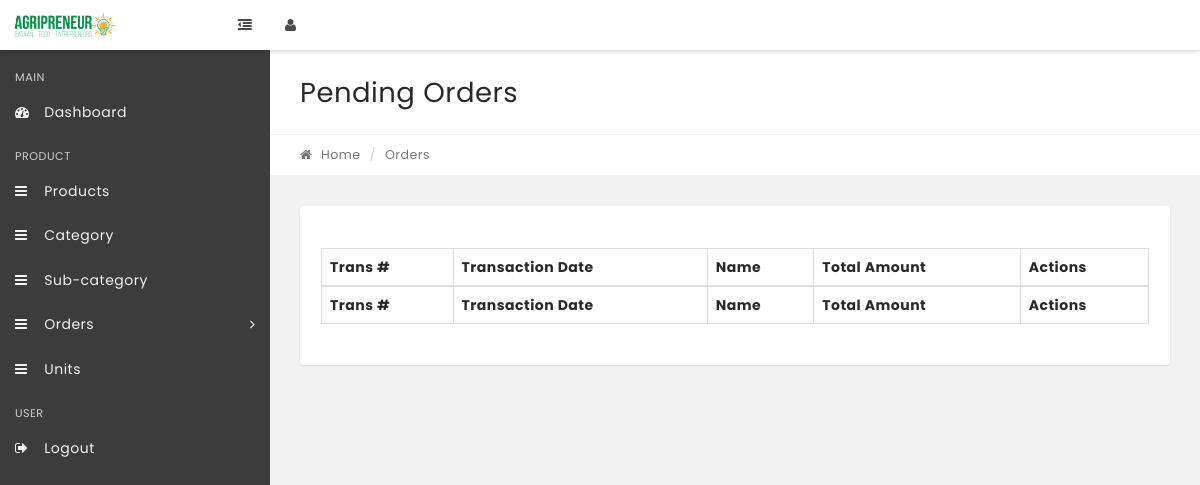
The app's page /index.php/admin/orders_pending, older data.
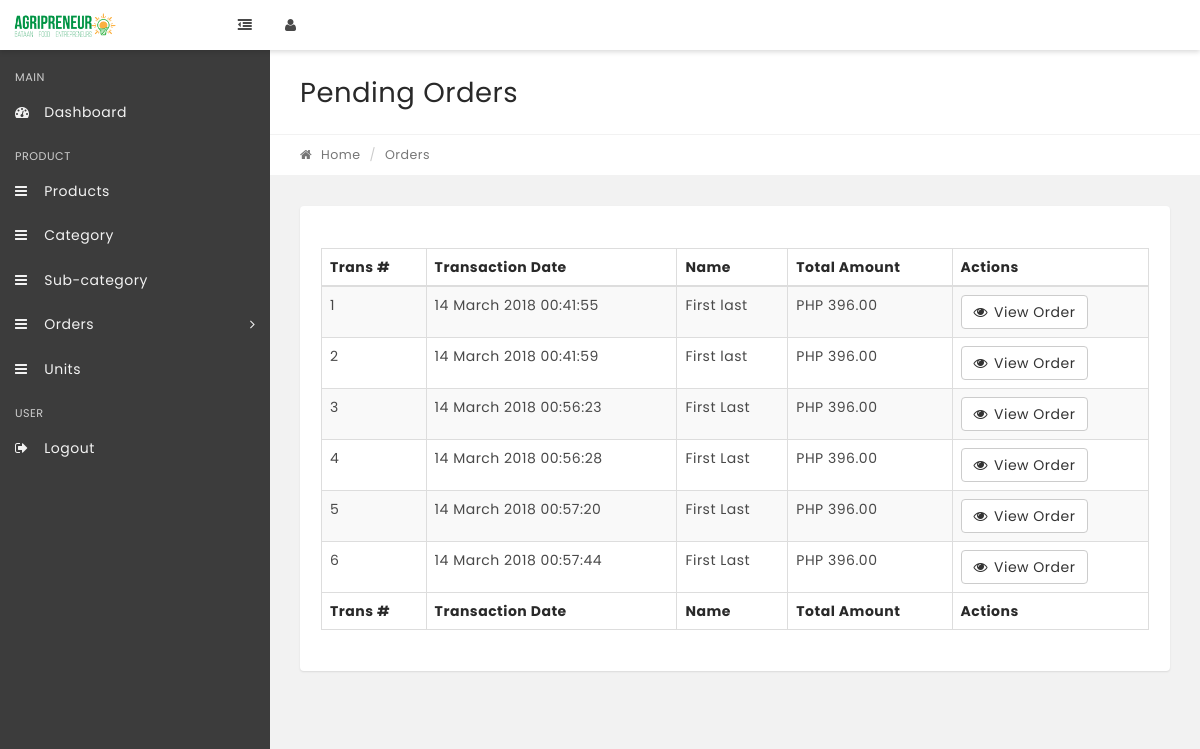
The same page, newer data.
### tables this page shows
CREATE TABLE `tbl_transaction` (
  `transaction_id` int(11) NOT NULL,
  `customer_fname` varchar(100) NOT NULL,
  `customer_lname` varchar(100) NOT NULL,
  `customer_email` varchar(100) NOT NULL,
  `customer_number` varchar(100) NOT NULL,
  `total_amount` double NOT NULL,
  `timestamp_created` timestamp NOT NULL DEFAULT CURRENT_TIMESTAMP,
  `timestamp_updated` timestamp NOT NULL DEFAULT '0000-00-00 00:00:00' ON UPDATE CURRENT_TIMESTAMP,
  `transaction_status` int(11) NOT NULL
);

### application/libraries/Template.php (called while the page is built, shortened)
<?php
class Template {
    var $use_template = '';
    var $use_template_file = '';
    var $template_data = array();
	var $CI;
	function __construct(){
		$this->CI =& get_instance();
	}
	function set_title($title){
		$this->template_data['title'] = $title;
	}
	function set_additional_css($css_set){
        $this->template_data['additional_css'] = $css_set;
    }
    function set_additional_js($js_set){
        $this->template_data['add_js'] = $js_set;
    }
    public function set_template($name,$file="template"){
        $this->use_template = $name;
        $this->use_template_file = $file;
    }
    public function load_sub($key,$value){
        if(is_array($key)){
            $this->template_data = $key;
        }else{
            $this->template_data[$key] = $value;
        }
    }
    public function load($path){
        $content = $this->CI->load->view($path,$this->template_data,true);
        $this->template_data["content"] = $content;
        $template_path = $this->use_template . "/" . $this->use_template_file;
        $this->CI->load->view("templates/".$template_path,$this->template_data);
    }
	public function extra_js($extra_js){
		$this->template_data['extra_js']  = $extra_js;
	}
}

### application/controllers/Admin.php (called while the page is built, shortened)
<?php
class Admin extends CI_Controller {
    function __construct(){
        $styles = array(
            'assets/user/css/prism/prism.css',
            'assets/user/css/ladda/ladda-themeless.min.css',
		);
		$js = array(
            'assets/user/js/login.js',
            'assets/user/js/user.js',
            'assets/user/js/admin.js',
            'assets/user/js/switchery/switchery.min.js',
            'assets/user/js/ladda/ladda.min.js',
            'assets/user/js/prism/prism.js'
		);
		$this->template->set_additional_css($styles);
		$this->template->set_additional_js($js);
        $this->template->set_title('Admin - Dashboard');
        $this->template->set_template('admin');
    }
    function orders_pending()
    {
        $extra_js = '
            $("#orders").DataTable();
		';
        $this->template->extra_js($extra_js);
        $this->template->load_sub('orders', $this->transaction_model->get_orders_pending());
        $this->template->load('admin/orders_pending');
    }
}

### index.php (called while the page is built, shortened)
<?php
require_once BASEPATH.'core/CodeIgniter.php';

### application/models/Transaction_model.php (called while the page is built, shortened)
<?php
class Transaction_model extends CI_Model {
    function get_orders_pending()
    {
        $this->db->select('*')
                ->from('tbl_transaction')
                ->where('transaction_status', '0');
        $query = $this->db->get();
        if ($query->num_rows() > 0) {
            return $query->result();
        }
        return [];
    }
}

### application/views/admin/orders_pending.php (the view, shortened to what this page needs)
<div class="row page-title-div">
	<div class="col-md-6">
		<h2 class="title">Pending Orders</h2>
	</div>
    <div class="col-sm-6 right-side">
    </div>
</div>
<div class="row breadcrumb-div">
	<div class="col-md-6">
		<ul class="breadcrumb">
			<li>
				<a href="<?php echo base_url();?>/admin">
					<i class="fa fa-home"></i> Home</a>
			</li>
			<li class="active">Orders</li>
		</ul>
	</div>
</div>
<section class="section">
	<div class="container-fluid">
		<div class="row">
			<div class="col-md-12">
				<div class="panel">
					<div class="panel-heading">
					</div>
					<div class="panel-body p-20">
						<table id="orders" class="display table table-striped table-bordered" cellspacing="0" width="100%">
							<thead>
								<tr>
                                    <th>Trans #</th>
		                            <th>Transaction Date</th>
									<th>Name</th>
                                    <th>Total Amount</th>
									<th>Actions</th>
								</tr>
							</thead>
							<tfoot>
								<tr>
                                    <th>Trans #</th>
		                            <th>Transaction Date</th>
									<th>Name</th>
                                    <th>Total Amount</th>
									<th>Actions</th>
								</tr>
							</tfoot>
							<tbody>
								<?php
									foreach ($orders as $order) {
										?>
									 		<tr>
												<td>
													<?php
														echo $order->transaction_id;
													?>
												</td>
                                                <td>
                                                    <?php
                                                        $php_timestamp_date = date("d F Y H:i:s", strtotime($order->timestamp_created));
                                                        echo "".$php_timestamp_date."";
                                                    ?>
												</td>
												<td><?php echo $order->customer_fname . ' ' . $order->customer_lname ?></td>
                                                <td>
													<?php echo 'PHP ' . number_format($order->total_amount,2); ?>
												</td>
												<td>
                                                    <a class="btn btn-default" href="<?php echo base_url();?>admin/view/order/<?php echo $order->transaction_id;?>"><i class="fa fa-eye"></i>View Order</a>
                                                </td>
											</tr>
										<?php
									}
								?>
							</tbody>
						</table>
					</div>
				</div>
			</div>
		</div>
	</div>
</section>

Row changes from the older to the newer data that the page shows:
added tbl_transaction: transaction_id "1", timestamp_created "14 March 2018 00:41:55", customer_fname "First", customer_lname "last", total_amount "396.00"
added tbl_transaction: transaction_id "2", timestamp_created "14 March 2018 00:41:59", customer_fname "First", customer_lname "last", total_amount "396.00"
added tbl_transaction: transaction_id "3", timestamp_created "14 March 2018 00:56:23", customer_fname "First", customer_lname "Last", total_amount "396.00"
added tbl_transaction: transaction_id "4", timestamp_created "14 March 2018 00:56:28", customer_fname "First", customer_lname "Last", total_amount "396.00"
added tbl_transaction: transaction_id "5", timestamp_created "14 March 2018 00:57:20", customer_fname "First", customer_lname "Last", total_amount "396.00"
added tbl_transaction: transaction_id "6", timestamp_created "14 March 2018 00:57:44", customer_fname "First", customer_lname "Last", total_amount "396.00"
